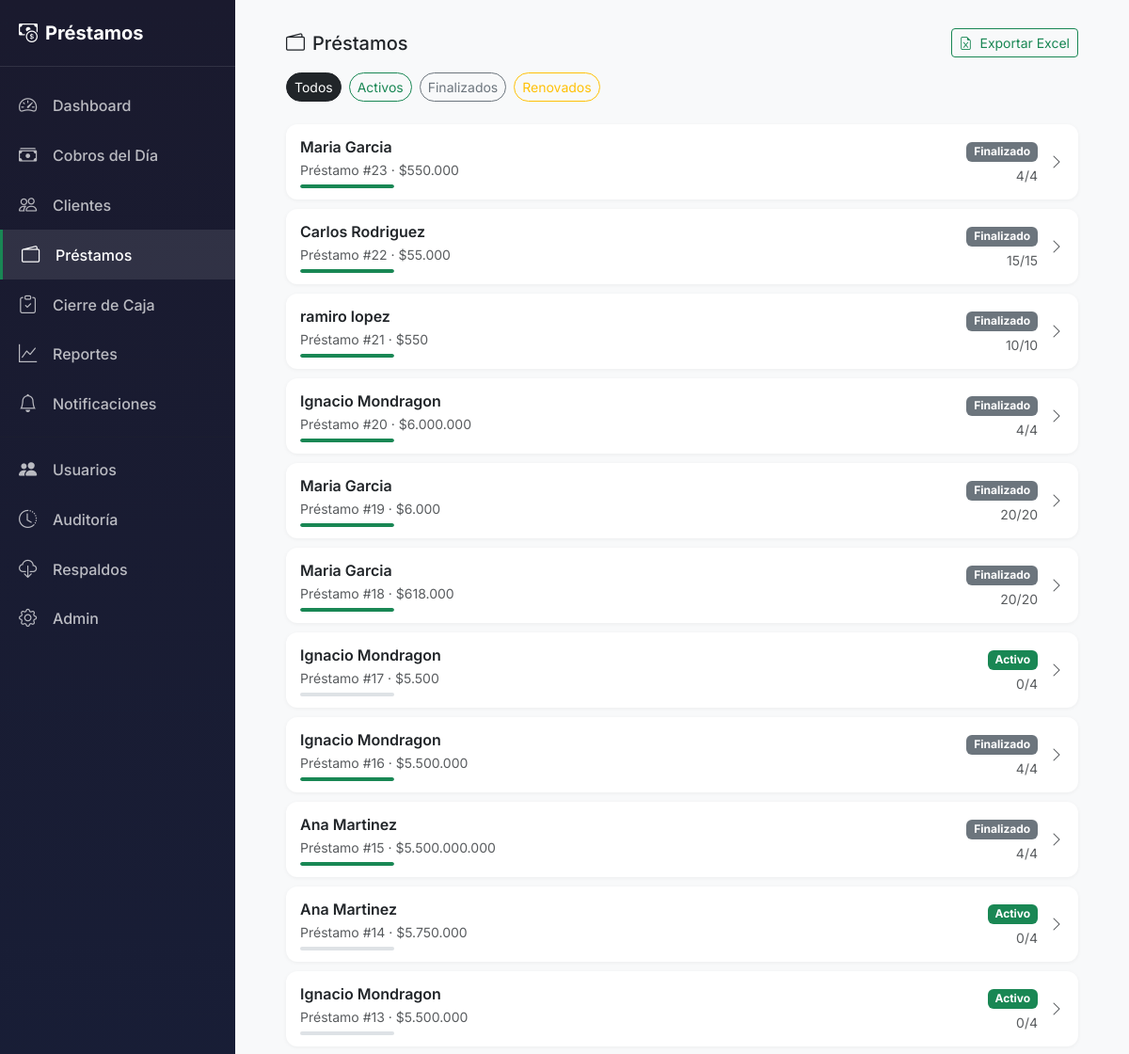
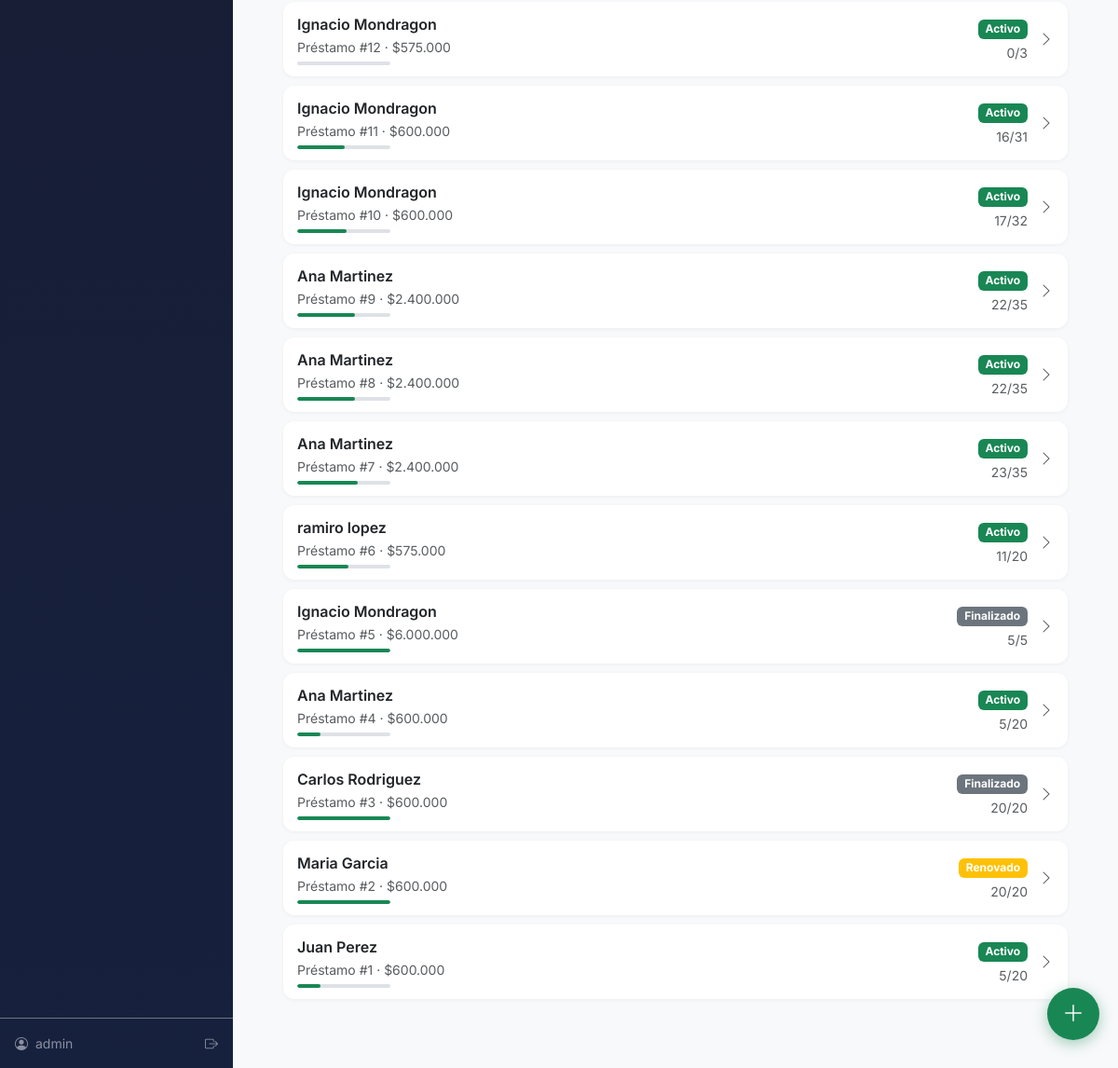
Page /prestamos/ (signed in) on the committed database (2 pictures, top to bottom).
### core/models.py (models this page shows, shortened)
class Prestamo(models.Model):
    class Frecuencia(models.TextChoices):
        DIARIO = 'DI', 'Diario'
        SEMANAL = 'SE', 'Semanal'
        QUINCENAL = 'QU', 'Quincenal'
        MENSUAL = 'ME', 'Mensual'
    class Estado(models.TextChoices):
        ACTIVO = 'AC', 'Activo'
        FINALIZADO = 'FI', 'Finalizado'
        CANCELADO = 'CA', 'Cancelado'
        RENOVADO = 'RE', 'Renovado'
    cliente = models.ForeignKey(
        Cliente,
        on_delete=models.PROTECT,
        related_name='prestamos',
        verbose_name='Cliente'
    )
    monto_solicitado = models.DecimalField(
        max_digits=12,
        decimal_places=2,
        validators=[MinValueValidator(Decimal('1.00'))],
        verbose_name='Monto Solicitado'
    )
    tasa_interes_porcentaje = models.DecimalField(
        max_digits=5,
        decimal_places=2,
        validators=[MinValueValidator(Decimal('0.00')), MaxValueValidator(Decimal('100.00'))],
        verbose_name='Tasa de Interés (%)'
    )
    monto_total_a_pagar = models.DecimalField(
        max_digits=12,
        decimal_places=2,
        editable=False,
        verbose_name='Monto Total a Pagar'
    )
    cuotas_pactadas = models.PositiveIntegerField(
        validators=[MinValueValidator(1)],
        verbose_name='Número de Cuotas'
    )
    frecuencia = models.CharField(
        max_length=2,
        choices=Frecuencia.choices,
        default=Frecuencia.DIARIO,
        verbose_name='Frecuencia de Pago'
    )
    fecha_inicio = models.DateField(verbose_name='Fecha de Inicio')
    fecha_finalizacion = models.DateField(
        editable=False,
        null=True,
        verbose_name='Fecha de Finalización'
    )
    estado = models.CharField(
        max_length=2,
        choices=Estado.choices,
        default=Estado.ACTIVO,
        verbose_name='Estado'
    )
    es_renovacion = models.BooleanField(
        default=False,
        verbose_name='Es Renovación',
        help_text='Indica si este préstamo es una renovación de otro'
    )
    prestamo_anterior = models.ForeignKey(
        'self',
        on_delete=models.SET_NULL,
        null=True,
        blank=True,
        related_name='renovaciones',
        verbose_name='Préstamo Anterior'
    )
    fecha_creacion = models.DateTimeField(auto_now_add=True, verbose_name='Fecha de Creación')
    notas = models.TextField(blank=True, null=True, verbose_name='Notas')
    class Meta:
        verbose_name = 'Préstamo'
        verbose_name_plural = 'Préstamos'
        ordering = ['-fecha_creacion']
    @property
    def cuotas_pagadas(self):
        return self.cuotas.filter(estado='PA').count()
    @property
    def progreso_porcentaje(self):
        if self.cuotas_pactadas == 0:
            return 0
        return int((self.cuotas_pagadas / self.cuotas_pactadas) * 100)

class Cliente(models.Model):
    class Categoria(models.TextChoices):
        EXCELENTE = 'EX', 'Excelente'
        REGULAR = 'RE', 'Regular'
        MOROSO = 'MO', 'Moroso'
        NUEVO = 'NU', 'Nuevo'
    class Estado(models.TextChoices):
        ACTIVO = 'AC', 'Activo'
        INACTIVO = 'IN', 'Inactivo'
    nombre = models.CharField(max_length=100, verbose_name='Nombre')
    apellido = models.CharField(max_length=100, verbose_name='Apellido')
    telefono = models.CharField(max_length=20, verbose_name='Teléfono')
    direccion = models.TextField(verbose_name='Dirección')
    categoria = models.CharField(
        max_length=2,
        choices=Categoria.choices,
        default=Categoria.NUEVO,
        verbose_name='Categoría'
    )
    estado = models.CharField(
        max_length=2,
        choices=Estado.choices,
        default=Estado.ACTIVO,
        verbose_name='Estado'
    )
    tipo_comercio = models.CharField(
        max_length=100,
        blank=True,
        null=True,
        verbose_name='Tipo de Comercio/Negocio (texto)',
        help_text='Campo de texto libre (usar Tipo Negocio para categorías)'
    )
    tipo_negocio = models.ForeignKey(
        TipoNegocio,
        on_delete=models.SET_NULL,
        null=True,
        blank=True,
        related_name='clientes',
        verbose_name='Tipo de Negocio',
        help_text='Categoría de negocio administrable'
    )
    limite_credito = models.DecimalField(
        max_digits=12,
        decimal_places=2,
        default=Decimal('0.00'),
        validators=[MinValueValidator(Decimal('0.00'))],
        verbose_name='Límite de Crédito',
        help_text='Máximo que se le puede prestar a este cliente'
    )
    ruta = models.ForeignKey(
        RutaCobro,
        on_delete=models.SET_NULL,
        null=True,
        blank=True,
        related_name='clientes',
        verbose_name='Ruta de Cobro'
    )
    dia_pago_preferido = models.CharField(
        max_length=20,
        blank=True,
        null=True,
        verbose_name='Día de Pago Preferido',
        help_text='Ej: Lunes, Martes, etc.'
    )
    fecha_registro = models.DateTimeField(auto_now_add=True, verbose_name='Fecha de Registro')
    notas = models.TextField(blank=True, null=True, verbose_name='Notas')
    usuario = models.ForeignKey(
        User,
        on_delete=models.CASCADE,
        related_name='clientes',
        verbose_name='Usuario/Cobrador',
        help_text='Usuario que gestiona este cliente',
        null=True,
        blank=True
    )
    class Meta:
        verbose_name = 'Cliente'
        verbose_name_plural = 'Clientes'
        ordering = ['apellido', 'nombre']
    @property
    def nombre_completo(self):
        return f"{self.nombre} {self.apellido}"

### core/views.py (the view)
# urls.py: path('prestamos/', views.PrestamoListView.as_view(), name='prestamo_list'),
class PrestamoListView(LoginRequiredMixin, ListView):
    model = Prestamo
    template_name = 'core/prestamo_list.html'
    context_object_name = 'prestamos'
    def get_queryset(self):
        queryset = super().get_queryset()
        if not self.request.user.is_superuser:
            queryset = queryset.filter(cliente__usuario=self.request.user)
        estado = self.request.GET.get('estado', '')
        if estado:
            queryset = queryset.filter(estado=estado)
        return queryset.select_related('cliente')

### core/templatetags/currency_filters.py (called while the page is built)
@register.filter(name='dinero')
def dinero(value, decimales=0):
    formateado = formato_ars(value, decimales)
    return f'${formateado}'

### templates/core/prestamo_list.html (shortened to what this page needs)
{% extends 'base.html' %}
{% load static %}
{% load currency_filters %}
{% block content %}
<div class="container-fluid px-2 px-lg-4">
    <div class="d-flex justify-content-between align-items-center mb-3">
        <h1 class="h5 mb-0 d-none d-lg-block">
            <i class="bi bi-wallet2 me-2"></i>Préstamos
        </h1>
        <a href="{% url 'core:exportar_prestamos_excel' %}{% if request.GET.estado %}?estado={{ request.GET.estado }}{% endif %}"
           class="btn btn-sm btn-outline-success">
            <i class="bi bi-file-earmark-excel me-1"></i> Exportar Excel
        </a>
    </div>
    <div class="d-flex gap-2 mb-3 overflow-auto pb-2">
        <a href="{% url 'core:prestamo_list' %}"
           class="btn btn-sm {% if not request.GET.estado %}btn-dark{% else %}btn-outline-dark{% endif %} rounded-pill">
            Todos
        </a>
        <a href="?estado=AC"
           class="btn btn-sm rounded-pill {% if request.GET.estado == 'AC' %}btn-success{% else %}btn-outline-success{% endif %}">
            Activos
        </a>
        <a href="?estado=FI"
           class="btn btn-sm rounded-pill {% if request.GET.estado == 'FI' %}btn-secondary{% else %}btn-outline-secondary{% endif %}">
            Finalizados
        </a>
        <a href="?estado=RE"
           class="btn btn-sm rounded-pill {% if request.GET.estado == 'RE' %}btn-warning{% else %}btn-outline-warning{% endif %}">
            Renovados
        </a>
    </div>
    <section>
        {% if prestamos %}
            {% for prestamo in prestamos %}
            <a href="{% url 'core:prestamo_detail' prestamo.pk %}" class="cliente-item filtrable">
                <div class="flex-grow-1">
                    <div class="fw-semibold">{{ prestamo.cliente.nombre_completo }}</div>
                    <small class="text-muted">
                        Préstamo #{{ prestamo.pk }} · {{ prestamo.monto_total_a_pagar|dinero }}
                    </small>
                    <div class="mt-1">
                        <div class="progress" style="height: 4px; width: 100px;">
                            <div class="progress-bar" style="width: {{ prestamo.progreso_porcentaje }}%"></div>
                        </div>
                    </div>
                </div>
                <div class="text-end">
                    <span class="badge {% if prestamo.estado == 'AC' %}bg-success{% elif prestamo.estado == 'FI' %}bg-secondary{% elif prestamo.estado == 'RE' %}bg-warning{% else %}bg-danger{% endif %}">
                        {{ prestamo.get_estado_display }}
                    </span>
                    <small class="d-block text-muted mt-1">
                        {{ prestamo.cuotas_pagadas }}/{{ prestamo.cuotas_pactadas }}
                    </small>
                </div>
                <i class="bi bi-chevron-right text-muted"></i>
            </a>
            {% endfor %}
        {% else %}
            <div class="empty-state">
                <i class="bi bi-wallet2"></i>
                <h3>Sin préstamos</h3>
                <p>No hay préstamos con los filtros seleccionados.</p>
            </div>
        {% endif %}
    </section>
</div>
<a href="{% url 'core:prestamo_create' %}" class="fab no-print" title="Nuevo Préstamo">
    <i class="bi bi-plus-lg"></i>
</a>
{% endblock %}

### templates/base.html (shortened to what this page needs)
{% load static %}
<!DOCTYPE html>
<html lang="es">
<head>
    <link href="https://cdn.jsdelivr.net/npm/bootstrap@5.3.2/dist/css/bootstrap.min.css" rel="stylesheet">
    <link href="https://cdn.jsdelivr.net/npm/bootstrap-icons@1.11.1/font/bootstrap-icons.css" rel="stylesheet">
    <link href="{% static 'css/main.css' %}" rel="stylesheet">
</head>
<body>
    <main class="main-content pb-5 mb-3">
        {% block content %}{% endblock %}
    </main>
    {% if user.is_authenticated %}
    <aside class="sidebar d-none d-lg-flex">
        <div class="sidebar-brand">
            <i class="bi bi-cash-coin me-2"></i>Préstamos
        </div>
        <nav class="sidebar-nav">
            <a href="{% url 'core:dashboard' %}" class="{% if request.resolver_match.url_name == 'dashboard' %}active{% endif %}">
                <i class="bi bi-speedometer2"></i> Dashboard
            </a>
            <a href="{% url 'core:cobros' %}" class="{% if request.resolver_match.url_name == 'cobros' %}active{% endif %}">
                <i class="bi bi-cash-stack"></i> Cobros del Día
            </a>
            <a href="{% url 'core:cliente_list' %}" class="{% if 'cliente' in request.resolver_match.url_name %}active{% endif %}">
                <i class="bi bi-people"></i> Clientes
            </a>
            <a href="{% url 'core:prestamo_list' %}" class="{% if 'prestamo' in request.resolver_match.url_name %}active{% endif %}">
                <i class="bi bi-wallet2"></i> Préstamos
            </a>
            <a href="{% url 'core:cierre_caja' %}" class="{% if request.resolver_match.url_name == 'cierre_caja' %}active{% endif %}">
                <i class="bi bi-clipboard-check"></i> Cierre de Caja
            </a>
            <a href="{% url 'core:reporte_general' %}" class="{% if request.resolver_match.url_name == 'reporte_general' %}active{% endif %}">
                <i class="bi bi-graph-up"></i> Reportes
            </a>
            <a href="{% url 'core:notificacion_list' %}" class="{% if request.resolver_match.url_name == 'notificacion_list' %}active{% endif %}">
                <i class="bi bi-bell"></i> Notificaciones
            </a>
            {% if user.is_superuser or user.perfil.es_admin %}
            <hr class="my-2 opacity-25">
            <a href="{% url 'core:usuario_list' %}" class="{% if 'usuario' in request.resolver_match.url_name %}active{% endif %}">
                <i class="bi bi-people-fill"></i> Usuarios
            </a>
            <a href="{% url 'core:auditoria_list' %}" class="{% if request.resolver_match.url_name == 'auditoria_list' %}active{% endif %}">
                <i class="bi bi-clock-history"></i> Auditoría
            </a>
            <a href="{% url 'core:respaldo_list' %}" class="{% if request.resolver_match.url_name == 'respaldo_list' %}active{% endif %}">
                <i class="bi bi-cloud-download"></i> Respaldos
            </a>
            {% endif %}
            {% if user.is_staff %}
            <a href="{% url 'admin:index' %}" target="_blank">
                <i class="bi bi-gear"></i> Admin
            </a>
            {% endif %}
        </nav>
        <div class="sidebar-footer mt-auto p-3 border-top border-secondary">
            <div class="d-flex align-items-center text-white-50 small">
                <i class="bi bi-person-circle me-2"></i>
                <span class="flex-grow-1">{{ user.username }}</span>
                <a href="{% url 'core:logout' %}" class="text-white-50" title="Cerrar sesión">
                    <i class="bi bi-box-arrow-right"></i>
                </a>
            </div>
        </div>
    </aside>
    {% endif %}
</body>
</html>

### static/css/main.css (style rules this page uses)
:root { --color-pagado: #198754; --color-pagado-light: #d1f5e0; --color-pendiente: #fd7e14; --color-pendiente-light: #ffe5d0; --color-moroso: #dc3545; --color-moroso-light: #f8d7da; --color-nuevo: #0d6efd; --color-nuevo-light: #cfe2ff; --bg-primary: #f8f9fa; --bg-card: #ffffff; --text-primary: #212529; --text-secondary: #6c757d; --border-color: #dee2e6; --bottom-nav-height: 70px; --header-height: 50px; --sidebar-width: 250px; }
* { box-sizing: border-box; }
body { font-family: 'Inter', -apple-system, BlinkMacSystemFont, 'Segoe UI', Roboto, sans-serif; background-color: var(--bg-primary); color: var(--text-primary); -webkit-font-smoothing: antialiased; -moz-osx-font-smoothing: grayscale; padding-bottom: var(--bottom-nav-height); min-height: 100vh; }
.sidebar { position: fixed; left: 0; top: 0; bottom: 0; width: var(--sidebar-width); background: linear-gradient(180deg, #1a1a2e, #16213e); flex-direction: column; z-index: 1000; }
.sidebar-brand { padding: 20px; font-size: 1.25rem; font-weight: 700; color: white; border-bottom: 1px solid rgba(255,255,255,0.1); }
.sidebar-nav { padding: 15px 0; flex: 1; }
.sidebar-nav a { display: flex; align-items: center; padding: 12px 20px; color: rgba(255,255,255,0.7); text-decoration: none; font-weight: 500; transition: all 0.2s ease; }
.sidebar-nav a i { font-size: 1.2rem; margin-right: 12px; width: 24px; }
.sidebar-nav a:hover, .sidebar-nav a.active { background: rgba(255,255,255,0.1); color: white; }
.sidebar-nav a.active { border-left: 3px solid var(--color-pagado); }
@media (min-width: 992px) { body { padding-left: var(--sidebar-width); padding-bottom: 0; } }
.main-content { padding: 15px; max-width: 100%; }
@media (min-width: 992px) { .main-content { padding: 30px; max-width: 1200px; } }
.cliente-item { background: var(--bg-card); border-radius: 12px; padding: 12px 15px; margin-bottom: 10px; display: flex; align-items: center; gap: 12px; text-decoration: none; color: inherit; box-shadow: 0 1px 4px rgba(0,0,0,0.05); }
.fab { position: fixed; bottom: calc(var(--bottom-nav-height) + 20px); right: 20px; width: 56px; height: 56px; border-radius: 50%; background: var(--color-pagado); color: white; border: none; box-shadow: 0 4px 15px rgba(25, 135, 84, 0.4); font-size: 1.5rem; display: flex; align-items: center; justify-content: center; text-decoration: none; z-index: 100; }
@media (min-width: 992px) { .fab { bottom: 30px; } }
.progress { height: 8px; border-radius: 4px; background: var(--border-color); }
.progress-bar { background: var(--color-pagado); border-radius: 4px; }

### rows in the picture
Prestamo: cliente.nombre_completo "Maria Garcia", pk "23", monto_total_a_pagar|dinero "$550.000", estado "Finalizado", cuotas_pagadas "4", cuotas_pactadas "4"
Prestamo: cliente.nombre_completo "Carlos Rodriguez", pk "22", monto_total_a_pagar|dinero "$55.000", estado "Finalizado", cuotas_pagadas "15", cuotas_pactadas "15"
Prestamo: cliente.nombre_completo "ramiro lopez", pk "21", monto_total_a_pagar|dinero "$550", estado "Finalizado", cuotas_pagadas "10", cuotas_pactadas "10"
Prestamo: cliente.nombre_completo "Ignacio Mondragon", pk "20", monto_total_a_pagar|dinero "$6.000.000", estado "Finalizado", cuotas_pagadas "4", cuotas_pactadas "4"
Prestamo: cliente.nombre_completo "Maria Garcia", pk "19", monto_total_a_pagar|dinero "$6.000", estado "Finalizado", cuotas_pagadas "20", cuotas_pactadas "20"
Prestamo: cliente.nombre_completo "Maria Garcia", pk "18", monto_total_a_pagar|dinero "$618.000", estado "Finalizado", cuotas_pagadas "20", cuotas_pactadas "20"
Prestamo: cliente.nombre_completo "Ignacio Mondragon", pk "17", monto_total_a_pagar|dinero "$5.500", estado "Activo", cuotas_pagadas "0", cuotas_pactadas "4"
Prestamo: cliente.nombre_completo "Ignacio Mondragon", pk "16", monto_total_a_pagar|dinero "$5.500.000", estado "Finalizado", cuotas_pagadas "4", cuotas_pactadas "4"
Prestamo: cliente.nombre_completo "Ana Martinez", pk "15", monto_total_a_pagar|dinero "$5.500.000.000", estado "Finalizado", cuotas_pagadas "4", cuotas_pactadas "4"
Prestamo: cliente.nombre_completo "Ana Martinez", pk "14", monto_total_a_pagar|dinero "$5.750.000", estado "Activo", cuotas_pagadas "0", cuotas_pactadas "4"
Prestamo: cliente.nombre_completo "Ignacio Mondragon", pk "13", monto_total_a_pagar|dinero "$5.500.000", estado "Activo", cuotas_pagadas "0", cuotas_pactadas "4"
Prestamo: cliente.nombre_completo "Ignacio Mondragon", pk "12", monto_total_a_pagar|dinero "$575.000", estado "Activo", cuotas_pagadas "0", cuotas_pactadas "3"
Prestamo: cliente.nombre_completo "Ignacio Mondragon", pk "11", monto_total_a_pagar|dinero "$600.000", estado "Activo", cuotas_pagadas "16", cuotas_pactadas "31"
Prestamo: cliente.nombre_completo "Ignacio Mondragon", pk "10", monto_total_a_pagar|dinero "$600.000", estado "Activo", cuotas_pagadas "17", cuotas_pactadas "32"
Prestamo: cliente.nombre_completo "Ana Martinez", pk "9", monto_total_a_pagar|dinero "$2.400.000", estado "Activo", cuotas_pagadas "22", cuotas_pactadas "35"
Prestamo: cliente.nombre_completo "Ana Martinez", pk "8", monto_total_a_pagar|dinero "$2.400.000", estado "Activo", cuotas_pagadas "22", cuotas_pactadas "35"
Prestamo: cliente.nombre_completo "Ana Martinez", pk "7", monto_total_a_pagar|dinero "$2.400.000", estado "Activo", cuotas_pagadas "23", cuotas_pactadas "35"
Prestamo: cliente.nombre_completo "ramiro lopez", pk "6", monto_total_a_pagar|dinero "$575.000", estado "Activo", cuotas_pagadas "11", cuotas_pactadas "20"
Prestamo: cliente.nombre_completo "Ignacio Mondragon", pk "5", monto_total_a_pagar|dinero "$6.000.000", estado "Finalizado", cuotas_pagadas "5", cuotas_pactadas "5"
Prestamo: cliente.nombre_completo "Ana Martinez", pk "4", monto_total_a_pagar|dinero "$600.000", estado "Activo", cuotas_pagadas "5", cuotas_pactadas "20"
Prestamo: cliente.nombre_completo "Carlos Rodriguez", pk "3", monto_total_a_pagar|dinero "$600.000", estado "Finalizado", cuotas_pagadas "20", cuotas_pactadas "20"
Prestamo: cliente.nombre_completo "Maria Garcia", pk "2", monto_total_a_pagar|dinero "$600.000", estado "Renovado", cuotas_pagadas "20", cuotas_pactadas "20"
Prestamo: cliente.nombre_completo "Juan Perez", pk "1", monto_total_a_pagar|dinero "$600.000", estado "Activo", cuotas_pagadas "5", cuotas_pactadas "20"

### other values in the picture
{{ user.username }} "admin"
